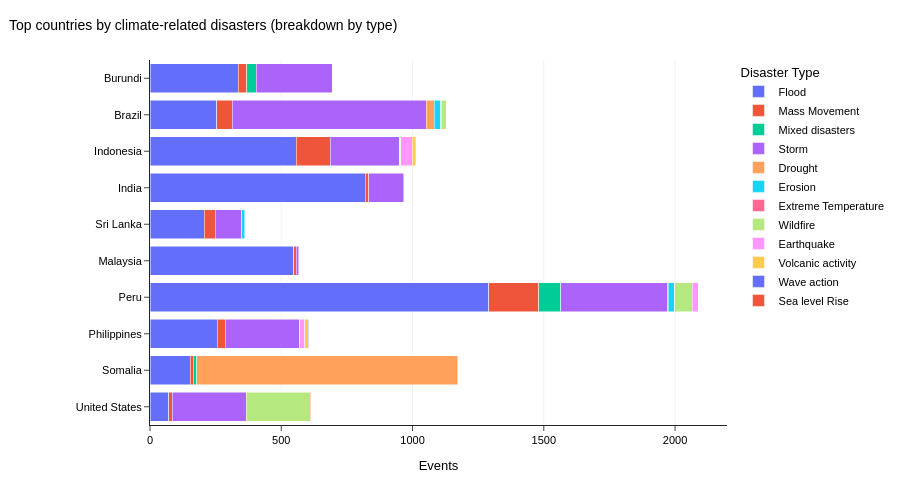

The notebook cell saved with this chart:
### Code cell
import numpy as np
import plotly.express as px
import plotly.graph_objects as go
import pycountry # You may need to: pip install pycountry

def plot_iso3_distribution_nature(df):
    # 1. Aggregate data
    iso3_counts = df["iso3"].value_counts().reset_index()
    iso3_counts.columns = ["iso3", "count"]
    iso3_counts["log_count"] = np.log1p(iso3_counts["count"])
    
    # 2. Map ISO3 to Country Names
    def get_country_name(code):
        try:
            return pycountry.countries.get(alpha_3=code).name
        except:
            return code # Fallback to code if not found

    iso3_counts["country_name"] = iso3_counts["iso3"].apply(get_country_name)
    
    # 3. Get type distribution for each country
    type_by_iso3 = df.groupby("iso3")["type"].value_counts().reset_index(name="type_count")
    # Get most common type for each country
    most_common_type = type_by_iso3.loc[type_by_iso3.groupby("iso3")["type_count"].idxmax()]
    most_common_type = most_common_type.rename(columns={"type": "dominant_type"})
    iso3_counts = iso3_counts.merge(most_common_type[["iso3", "dominant_type"]], on="iso3", how="left")
    
    # Get top 10 for the bar chart
    top_10 = iso3_counts.nlargest(10, "count").sort_values("count")

    # --- Figure 1: Choropleth with type information in hover ---
    fig_map = px.choropleth(
        iso3_counts,
        locations="iso3",
        color="log_count",
        hover_name="country_name",
        hover_data={"count": True, "log_count": False, "iso3": False, "dominant_type": True},
        color_continuous_scale="Greys",
    )

    fig_map.update_geos(
        projection_type="natural earth",
        showframe=False,
        showcoastlines=False,
        showland=True,
        landcolor="rgb(240,240,240)",
        bgcolor="white"
    )

    fig_map.update_layout(
        template="simple_white",
        height=560,
        width=1000,
        margin=dict(l=10, r=10, t=60, b=10),
        font=dict(family="Arial", size=11, color="black"),
        title=dict(
            text="Climate-related disaster concentration by country<br><sup>Global distribution (colored by dominant disaster type)</sup>",
            x=0.01,
            xanchor="left",
            font=dict(size=14)
        ),
        coloraxis_colorbar=dict(
            title="Log events",
            thickness=10,
            len=0.6,
            outlinewidth=0
        ),
    )

    fig_map.write_image("distribution_map.pdf", engine="kaleido")
    fig_map.show()

    # --- Figure 2: Stacked bar chart showing type breakdown for top 10 ---
    # Get type breakdown for top 10 countries
    top_10_iso3s = top_10["iso3"].tolist()
    df_top10 = df[df["iso3"].isin(top_10_iso3s)]
    
    # Create breakdown by type for each country
    type_breakdown = df_top10.groupby(["iso3", "type"]).size().reset_index(name="count")
    type_breakdown = type_breakdown.merge(top_10[["iso3", "country_name"]], on="iso3")
    
    # Create stacked bar chart
    fig_bar = px.bar(
        type_breakdown,
        y="country_name",
        x="count",
        color="type",
        orientation="h",
        barmode="stack",
        hover_data={"count": True, "type": True, "country_name": False}
    )

    fig_bar.update_layout(
        template="simple_white",
        height=480,
        width=900,
        margin=dict(l=150, r=10, t=60, b=20),
        font=dict(family="Arial", size=11, color="black"),
        title=dict(
            text="Top countries by climate-related disasters (breakdown by type)",
            x=0.01,
            xanchor="left",
            font=dict(size=14)
        ),
        xaxis=dict(
            title="Events",
            showgrid=True,
            gridcolor="rgba(0,0,0,0.05)",
            zeroline=False
        ),
        yaxis=dict(
            title="",
            showgrid=False,
            autorange="reversed"
        ),
        legend=dict(
            title="Disaster Type",
            x=1.02,
            y=1,
            xanchor="left",
            yanchor="top"
        ),
        hovermode="x unified"
    )

    fig_bar.write_image("top_10_bar.pdf", engine="kaleido")
    fig_bar.show()

    # --- Summary ---
    share = top_10["count"].sum() / iso3_counts["count"].sum() * 100
    print(f"Top 10 countries account for {share:.1f}% of events")
    print(", ".join(top_10["country_name"].tolist()))
    print("\nDominant disaster types by country:")
    for _, row in top_10.iterrows():
        print(f"  {row['country_name']:25} - {row['dominant_type']}")

plot_iso3_distribution_nature(df)

### Figure 1 — Plotly figure (JSON) as saved in the notebook; plotly's stock layout.template omitted (floating-point values rounded to 4 significant figures)
{"data": [{"customdata": [["Flood"], ["Flood"], ["Flood"], ["Flood"], ["Flood"], ["Flood"], ["Flood"], ["Flood"], ["Flood"], ["Flood"]], "hovertemplate": "type=%{customdata[0]}<br>count=%{x}<extra></extra>", "legendgroup": "Flood", "marker": {"color": "#636efa", "pattern": {"shape": ""}}, "name": "Flood", "orientation": "h", "showlegend": true, "textposition": "auto", "type": "bar", "x": [337, 255, 557, 820, 206, 548, 1290, 257, 154, 72], "xaxis": "x", "y": ["Burundi", "Brazil", "Indonesia", "India", "Sri Lanka", "Malaysia", "Peru", "Philippines", "Somalia", "United States"], "yaxis": "y"}, {"customdata": [["Mass Movement"], ["Mass Movement"], ["Mass Movement"], ["Mass Movement"], ["Mass Movement"], ["Mass Movement"], ["Mass Movement"], ["Mass Movement"], ["Mass Movement"], ["Mass Movement"]], "hovertemplate": "type=%{customdata[0]}<br>count=%{x}<extra></extra>", "legendgroup": "Mass Movement", "marker": {"color": "#EF553B", "pattern": {"shape": ""}}, "name": "Mass Movement", "orientation": "h", "showlegend": true, "textposition": "auto", "type": "bar", "x": [31, 58, 129, 13, 43, 10, 191, 29, 11, 12], "xaxis": "x", "y": ["Burundi", "Brazil", "Indonesia", "India", "Sri Lanka", "Malaysia", "Peru", "Philippines", "Somalia", "United States"], "yaxis": "y"}, {"customdata": [["Mixed disasters"], ["Mixed disasters"], ["Mixed disasters"]], "hovertemplate": "type=%{customdata[0]}<br>count=%{x}<extra></extra>", "legendgroup": "Mixed disasters", "marker": {"color": "#00cc96", "pattern": {"shape": ""}}, "name": "Mixed disasters", "orientation": "h", "showlegend": true, "textposition": "auto", "type": "bar", "x": [36, 84, 14], "xaxis": "x", "y": ["Burundi", "Peru", "Somalia"], "yaxis": "y"}, {"customdata": [["Storm"], ["Storm"], ["Storm"], ["Storm"], ["Storm"], ["Storm"], ["Storm"], ["Storm"], ["Storm"]], "hovertemplate": "type=%{customdata[0]}<br>count=%{x}<extra></extra>", "legendgroup": "Storm", "marker": {"color": "#ab63fa", "pattern": {"shape": ""}}, "name": "Storm", "orientation": "h", "showlegend": true, "textposition": "auto", "type": "bar", "x": [290, 740, 263, 134, 101, 8, 407, 282, 282], "xaxis": "x", "y": ["Burundi", "Brazil", "Indonesia", "India", "Sri Lanka", "Malaysia", "Peru", "Philippines", "United States"], "yaxis": "y"}, {"customdata": [["Drought"], ["Drought"], ["Drought"], ["Drought"]], "hovertemplate": "type=%{customdata[0]}<br>count=%{x}<extra></extra>", "legendgroup": "Drought", "marker": {"color": "#FFA15A", "pattern": {"shape": ""}}, "name": "Drought", "orientation": "h", "showlegend": true, "textposition": "auto", "type": "bar", "x": [29, 2, 2, 994], "xaxis": "x", "y": ["Brazil", "Indonesia", "Peru", "Somalia"], "yaxis": "y"}, {"customdata": [["Erosion"], ["Erosion"], ["Erosion"], ["Erosion"], ["Erosion"]], "hovertemplate": "type=%{customdata[0]}<br>count=%{x}<extra></extra>", "legendgroup": "Erosion", "marker": {"color": "#19d3f3", "pattern": {"shape": ""}}, "name": "Erosion", "orientation": "h", "showlegend": true, "textposition": "auto", "type": "bar", "x": [26, 1, 10, 24, 2], "xaxis": "x", "y": ["Brazil", "Indonesia", "Sri Lanka", "Peru", "Philippines"], "yaxis": "y"}, {"customdata": [["Extreme Temperature"], ["Extreme Temperature"], ["Extreme Temperature"]], "hovertemplate": "type=%{customdata[0]}<br>count=%{x}<extra></extra>", "legendgroup": "Extreme Temperature", "marker": {"color": "#FF6692", "pattern": {"shape": ""}}, "name": "Extreme Temperature", "orientation": "h", "showlegend": true, "textposition": "auto", "type": "bar", "x": [2, 1, 1], "xaxis": "x", "y": ["Brazil", "Peru", "United States"], "yaxis": "y"}, {"customdata": [["Wildfire"], ["Wildfire"], ["Wildfire"], ["Wildfire"]], "hovertemplate": "type=%{customdata[0]}<br>count=%{x}<extra></extra>", "legendgroup": "Wildfire", "marker": {"color": "#B6E880", "pattern": {"shape": ""}}, "name": "Wildfire", "orientation": "h", "showlegend": true, "textposition": "auto", "type": "bar", "x": [18, 4, 66, 243], "xaxis": "x", "y": ["Brazil", "Indonesia", "Peru", "United States"], "yaxis": "y"}, {"customdata": [["Earthquake"], ["Earthquake"], ["Earthquake"], ["Earthquake"]], "hovertemplate": "type=%{customdata[0]}<br>count=%{x}<extra></extra>", "legendgroup": "Earthquake", "marker": {"color": "#FF97FF", "pattern": {"shape": ""}}, "name": "Earthquake", "orientation": "h", "showlegend": true, "textposition": "auto", "type": "bar", "x": [42, 23, 20, 1], "xaxis": "x", "y": ["Indonesia", "Peru", "Philippines", "United States"], "yaxis": "y"}, {"customdata": [["Volcanic activity"], ["Volcanic activity"]], "hovertemplate": "type=%{customdata[0]}<br>count=%{x}<extra></extra>", "legendgroup": "Volcanic activity", "marker": {"color": "#FECB52", "pattern": {"shape": ""}}, "name": "Volcanic activity", "orientation": "h", "showlegend": true, "textposition": "auto", "type": "bar", "x": [12, 12], "xaxis": "x", "y": ["Indonesia", "Philippines"], "yaxis": "y"}, {"customdata": [["Wave action"], ["Wave action"]], "hovertemplate": "type=%{customdata[0]}<br>count=%{x}<extra></extra>", "legendgroup": "Wave action", "marker": {"color": "#636efa", "pattern": {"shape": ""}}, "name": "Wave action", "orientation": "h", "showlegend": true, "textposition": "auto", "type": "bar", "x": [3, 2], "xaxis": "x", "y": ["Indonesia", "Philippines"], "yaxis": "y"}, {"customdata": [["Sea level Rise"]], "hovertemplate": "type=%{customdata[0]}<br>count=%{x}<extra></extra>", "legendgroup": "Sea level Rise", "marker": {"color": "#EF553B", "pattern": {"shape": ""}}, "name": "Sea level Rise", "orientation": "h", "showlegend": true, "textposition": "auto", "type": "bar", "x": [1], "xaxis": "x", "y": ["United States"], "yaxis": "y"}], "layout": {"barmode": "stack", "font": {"color": "black", "family": "Arial", "size": 11}, "height": 480, "hovermode": "x unified", "legend": {"title": {"text": "Disaster Type"}, "tracegroupgap": 0, "x": 1.02, "xanchor": "left", "y": 1, "yanchor": "top"}, "margin": {"b": 20, "l": 150, "r": 10, "t": 60}, "title": {"font": {"size": 14}, "text": "Top countries by climate-related disasters (breakdown by type)", "x": 0.01, "xanchor": "left"}, "width": 900, "xaxis": {"anchor": "y", "domain": [0, 1], "gridcolor": "rgba(0,0,0,0.05)", "showgrid": true, "title": {"text": "Events"}, "zeroline": false}, "yaxis": {"anchor": "x", "autorange": "reversed", "domain": [0, 1], "showgrid": false, "title": {"text": ""}}}}
